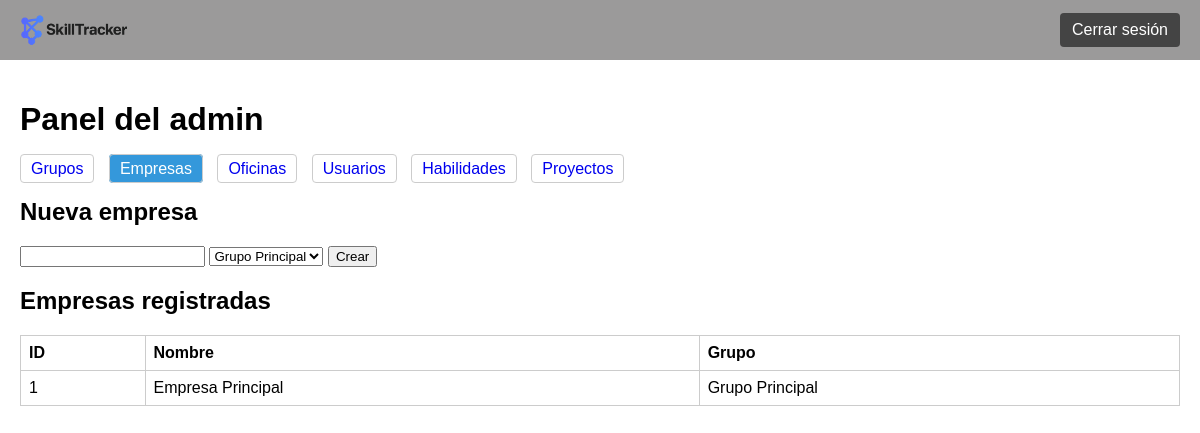
The page /dashboard_admin.php (signed in) on the database as committed earlier.
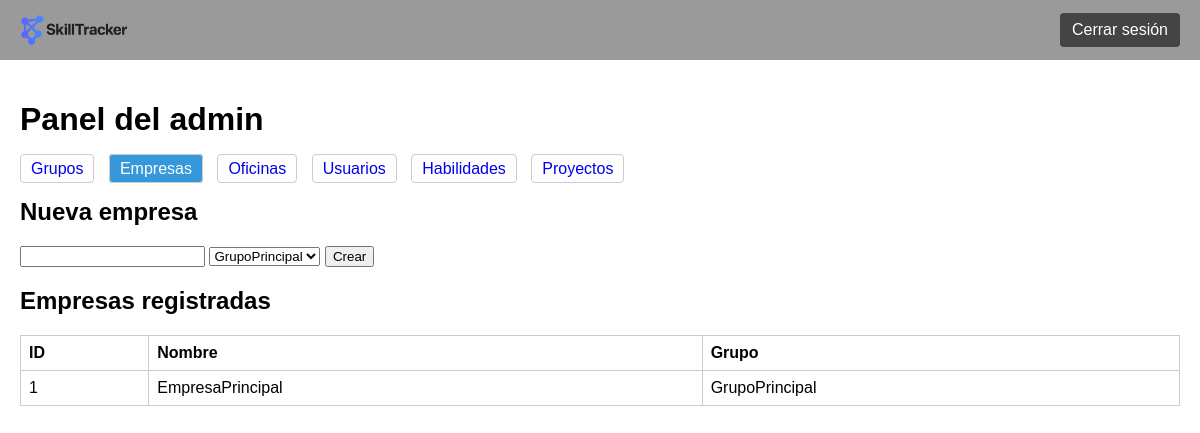
The same page on the database as committed later.
### tables this page shows
CREATE TABLE empresas (
  id INT AUTO_INCREMENT PRIMARY KEY,
  nombre VARCHAR(255) NOT NULL UNIQUE,
  grupo_id INT DEFAULT NULL,
  FOREIGN KEY (grupo_id) REFERENCES grupos(id) ON DELETE SET NULL ON UPDATE CASCADE
);

CREATE TABLE grupos (
  id INT AUTO_INCREMENT PRIMARY KEY,
  nombre VARCHAR(255) NOT NULL UNIQUE
);

### Web/dashboard_admin.php (the view, shortened to what this page needs)
<?php
require_once 'db.php';
$grupos = $pdo->query("SELECT * FROM grupos ORDER BY id ASC")->fetchAll();
$empresas = $pdo->query(
  "SELECT empresas.*, grupos.nombre AS grupo_nombre
   FROM empresas
   LEFT JOIN grupos ON empresas.grupo_id = grupos.id
   ORDER BY empresas.id ASC"
)->fetchAll();
$tab = $_GET['tab'] ?? 'empresas';
?>
<!DOCTYPE html>
<html>
<head>
  <link rel="stylesheet" href="/css/dashboard.css">
</head>
<body>
  <div class="top-bar">
    <img src="/images/SkillTrackerLogo.png" alt="Logo SkillTracker">
    <a href="logout.php" class="logout-button">Cerrar sesión</a>
  </div>
  <div class="main-content">
    <h1>Panel del admin</h1>
    <div class="tabs">
      <a href="?tab=grupos" class="<?= $tab === 'grupos' ? 'active' : '' ?>">Grupos</a>
      <a href="?tab=empresas" class="<?= $tab === 'empresas' ? 'active' : '' ?>">Empresas</a>
      <a href="?tab=oficinas" class="<?= $tab === 'oficinas' ? 'active' : '' ?>">Oficinas</a>
      <a href="?tab=usuarios" class="<?= $tab === 'usuarios' ? 'active' : '' ?>">Usuarios</a>
      <a href="?tab=habilidades" class="<?= $tab === 'habilidades' ? 'active' : '' ?>">Habilidades</a>
      <a href="?tab=proyectos" class="<?= $tab === 'proyectos' ? 'active' : '' ?>">Proyectos</a>
    </div>
    <div class="tab-content">
      <?php if ($tab === 'grupos'): ?>
        <h2>Nuevo grupo</h2>
        <form action="grupos.php" method="POST">
          <input type="text" name="nombre_grupo" required>
          <button>Crear</button>
        </form>
        <h2>Asignar empresas a grupos</h2>
        <?php foreach ($grupos as $g): ?>
          <h3><?= htmlspecialchars($g['nombre']) ?></h3>
          <form action="grupos.php" method="POST">
            <input type="hidden" name="grupo_id" value="<?= $g['id'] ?>">
            <select name="empresa_id">
              <?php foreach ($empresas as $e): ?>
                <option value="<?= $e['id'] ?>" <?= $e['grupo_id'] == $g['id'] ? 'selected' : '' ?>><?= htmlspecialchars($e['nombre']) ?></option>
              <?php endforeach; ?>
            </select>
            <button>Asignar</button>
          </form>
        <?php endforeach; ?>
      <?php elseif ($tab === 'empresas'): ?>
        <h2>Nueva empresa</h2>
        <form action="empresas.php" method="POST">
          <input type="text" name="nombre_empresa" required>
          <select name="grupo_id" required>
            <?php foreach ($grupos as $g): ?>
              <option value="<?= $g['id'] ?>"><?= htmlspecialchars($g['nombre']) ?></option>
            <?php endforeach; ?>
          </select>
          <button>Crear</button>
        </form>
        <h2>Empresas registradas</h2>
        <table>
          <tr><th>ID</th><th>Nombre</th><th>Grupo</th></tr>
          <?php foreach ($empresas as $e): ?>
            <tr>
              <td><?= htmlspecialchars($e['id']) ?></td>
              <td><?= htmlspecialchars($e['nombre']) ?></td>
              <td><?= htmlspecialchars($e['grupo_nombre']) ?></td>
            </tr>
          <?php endforeach; ?>
        </table>
      <?php else: ?>
        <p>Pestaña no válida.</p>
      <?php endif; ?>
    </div>
  </div>
</body>
</html>

### Web/css/dashboard.css (style rules this page uses)
body { margin: 0; font-family: sans-serif; }
.top-bar { position: fixed; top: 0; left: 0; width: 100%; height: 60px; background-color: #9b9a9a; color: white; display: flex; align-items: center; justify-content: space-between; padding: 0 20px; box-sizing: border-box; z-index: 1000; }
.top-bar img { height: 40px; }
.logout-button { color: white; text-decoration: none; padding: 8px 12px; background-color: #444; border-radius: 4px; white-space: nowrap; }
.main-content { padding: 80px 20px 20px 20px; }
.tabs a { margin-right: 10px; text-decoration: none; padding: 5px 10px; border: 1px solid #ccc; border-radius: 4px; }
.tabs a.active { background: #3498db; color: white; }
table { margin-top: 20px; border-collapse: collapse; width: 100%; }
th, td { padding: 8px; border: 1px solid #ccc; text-align: left; }

Rows that differ between the two databases and show on the page:
changed empresas id 1: nombre "Empresa Principal" → "EmpresaPrincipal"; grupo.nombre "Grupo Principal" → "GrupoPrincipal"
Other text that changed with them:
form field grupo_id: "Grupo Principal" → "GrupoPrincipal"
